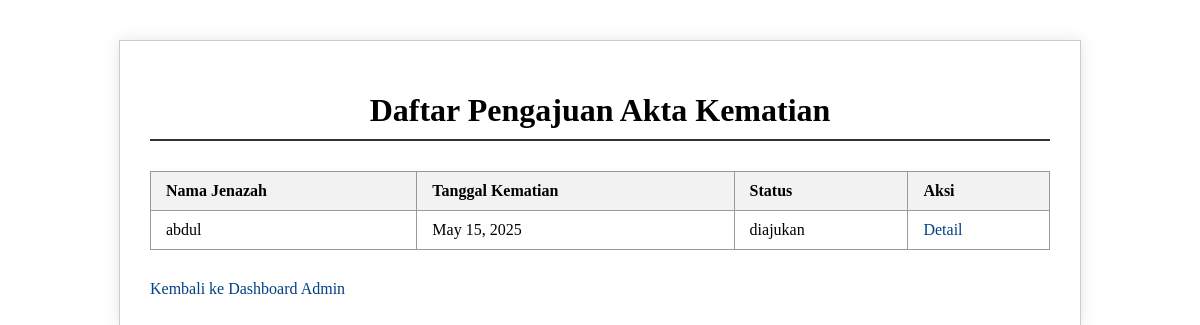
Page /kematian/akta-kematian/ (signed in) on the earlier database version.
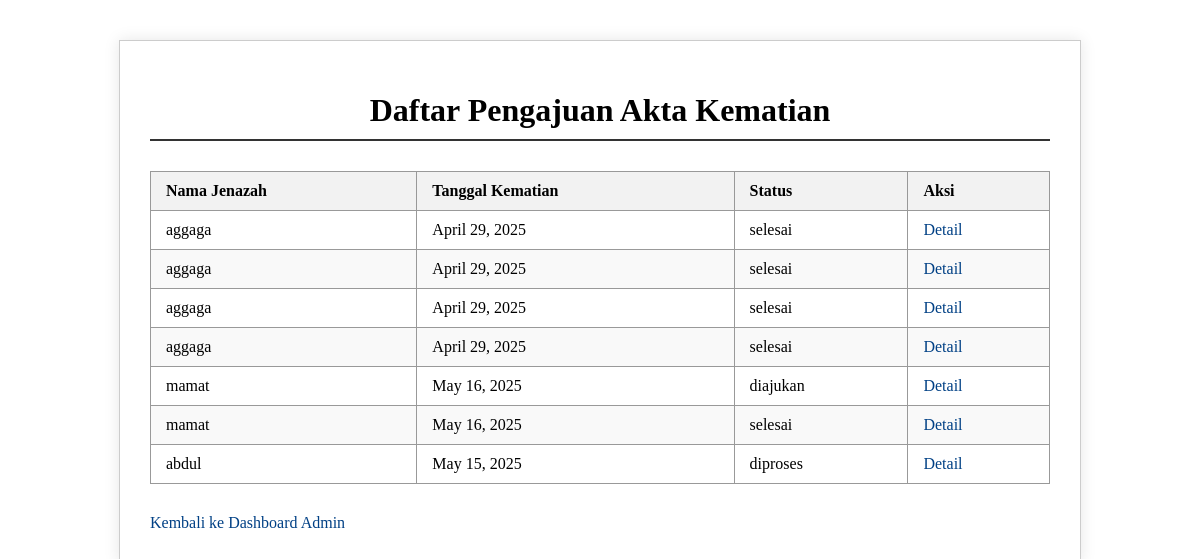
Same page on the later database version.
### kembang/models.py (models this page shows, shortened)
class AktaKematian(models.Model):
    user = models.ForeignKey(User, on_delete=models.CASCADE)
    nama_jenazah = models.CharField(max_length=100)
    nik_jenazah = models.CharField(max_length=16)
    tanggal_kematian = models.DateField()
    tempat_kematian = models.CharField(max_length=100)
    penyebab_kematian = models.CharField(max_length=255, blank=True, null=True)
    nama_pelapor = models.CharField(max_length=100)
    nik_pelapor = models.CharField(max_length=16)
    hubungan_pelapor = models.CharField(max_length=100)
    no_whatsapp = models.CharField(max_length=15, verbose_name="No. WhatsApp")  # tambahkan ini
    kk_jenazah = models.FileField(upload_to='akta_kematian/', blank=True, null=True)
    ktp_jenazah = models.FileField(upload_to='akta_kematian/', blank=True, null=True)
    surat_keterangan_kematian = models.FileField(upload_to='akta_kematian/', blank=True, null=True)
    surat_keterangan_rs = models.FileField(upload_to='akta_kematian/', blank=True, null=True)
    dokumen_pendukung_lainnya = models.FileField(upload_to='akta_kematian/', blank=True, null=True)
    tanggal_pengajuan = models.DateTimeField(auto_now_add=True)
    status = models.CharField(max_length=10, choices=STATUS_CHOICES, default='diajukan')
    hasil_surat = models.FileField(upload_to='hasil_surat/akta_kematian/', blank=True, null=True)

### kembang/views.py (the view)
# urls.py: path('kematian/akta-kematian/', views.daftar_pengajuan_akta_kematian, name='daftar_pengajuan_akta_kematian'),
@staff_member_required
def daftar_pengajuan_akta_kematian(request):
    daftar = AktaKematian.objects.all().order_by('-tanggal_pengajuan')
    context = {'daftar': daftar}
    return render(request, 'admin/daftar_kematian.html', context)

### kembang/templates/admin/daftar_kematian.html (shortened to what this page needs)
{% load static %}
<!DOCTYPE html>
<html lang="en">
<head>
<link rel="stylesheet" href="{% static 'css/daftar_kematian.css' %}">
</head>
<body>
    <h1>Daftar Pengajuan Akta Kematian</h1>
    <table border="1" cellpadding="8" cellspacing="0">
        <thead>
            <tr>
                <th>Nama Jenazah</th>
                <th>Tanggal Kematian</th>
                <th>Status</th>
                <th>Aksi</th>
            </tr>
        </thead>
        <tbody>
            {% for akta in daftar %}
            <tr>
                <td>{{ akta.nama_jenazah }}</td>
                <td>{{ akta.tanggal_kematian }}</td>
                <td>{{ akta.status }}</td>
                <td>
                    <a href="{% url 'detail_pengajuan_akta_kematian' akta.pk %}">Detail</a>
                </td>
            </tr>
            {% empty %}
            <tr><td colspan="4">Belum ada pengajuan.</td></tr>
            {% endfor %}
        </tbody>
    </table>
    <a href="{% url 'admin_dashboard' %}">Kembali ke Dashboard Admin</a>
</body>
</html>

Differences in the rows shown:
added AktaKematian: nama_jenazah "aggaga", tanggal_kematian "April 29, 2025", status "selesai"
added AktaKematian: nama_jenazah "aggaga", tanggal_kematian "April 29, 2025", status "selesai"
added AktaKematian: nama_jenazah "aggaga", tanggal_kematian "April 29, 2025", status "selesai"
added AktaKematian: nama_jenazah "aggaga", tanggal_kematian "April 29, 2025", status "selesai"
added AktaKematian: nama_jenazah "mamat", tanggal_kematian "May 16, 2025", status "diajukan"
added AktaKematian: nama_jenazah "mamat", tanggal_kematian "May 16, 2025", status "selesai"
changed AktaKematian "abdul": status "diajukan" → "diproses"
